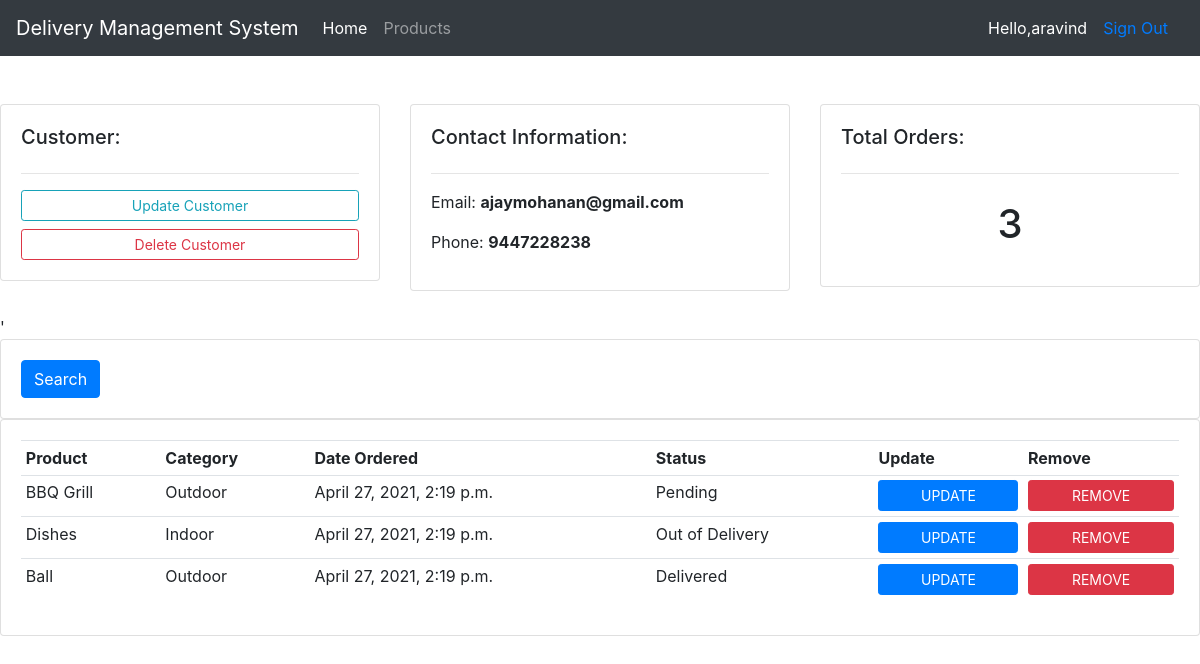
Page /customer/5 (signed in) on the committed database.
### accounts/models.py (models this page shows, shortened)
class Customer(models.Model):
    user=models.OneToOneField(User,null=True,on_delete=models.CASCADE)
    name=models.CharField(max_length=200,null=True)
    phone=models.CharField(max_length=200,null=True)
    email=models.CharField(max_length=200,null=True)
    date_created=models.DateTimeField(auto_now_add=True,null=True)
    profile_pic=models.ImageField(null=True,blank=True)

class Order(models.Model):
    STATUS=(
        ('Pending','Pending'),
        ('Out of Delivery','Out of Delivery'),
        ('Delivered','Delivered'),
    )
    customer=models.ForeignKey(Customer,null=True,on_delete=models.SET_NULL)
    product=models.ForeignKey(Product,null=True,on_delete=models.SET_NULL)
    date_created=models.DateTimeField(auto_now_add=True,null=True)
    status=models.CharField(max_length=200,null=True,choices=STATUS)

class Product(models.Model):
    CATEGORY=(
        ('Indoor','Indoor'),
        ('Outdoor','Outdoor'),
        )
    name=models.CharField(max_length=200,null=True)
    price=models.FloatField(null=True)
    category=models.CharField(max_length=200,null=True,choices=CATEGORY)
    description=models.CharField(max_length=200,null=True)
    tags=models.ManyToManyField(Tag)
    def __str__(self):
        return self.name

### accounts/decorators.py (the view)
    def wrapper_func(request,*args,**kwargs):
        group=None;
        if request.user.groups.exists():
            group=request.user.groups.all()[0].name
        if group =="customer":
            return redirect("userpage")
        elif group =="admin":
            return view_func(request,*args,**kwargs)
        else:
            return HttpResponse(group)

### accounts/views.py (called while the page is built)
@login_required(login_url='Login')
@admin_only
def Customers(request,pk):
    customer=Customer.objects.get(id=pk)
    orders=customer.order_set.all()
    orders_count=orders.count();
    context={'customer':customer,'orders':orders,'orders_count':orders_count}
    return render(request,'accounts/customer.html',context)

### accounts/templates/accounts/customer.html
{% extends 'accounts/main.html' %}
{% block content %}
<br>
<br>
<div class="row">
        <div class="col-md">
          <div class="card card-body">
              <h5>Customer:</h5>
              <hr>
              <a href="" class="btn btn-outline-info btn-sm btn-block">Update Customer</a>
              <a href="" class="btn btn-outline-danger btn-sm btn-block">Delete Customer</a>
            </div>
        </div>
        <div class="col-md">
            <div class="card card-body">
                <h5>Contact Information:</h5>
                <hr>
               <p>Email: <b>{{customer.email}}</b></p>
               <p>Phone: <b>{{customer.phone}}</b></p>
              </div>
          </div>
          <div class="col-md">
            <div class="card card-body">
                <h5>Total Orders:</h5>
                <hr>
                <h1 style="text-align: center; padding:10px;">{{orders_count}}</h1>
              </div>
          </div>
    </div>
<br>
<div class="row">
    <div class="col">'
        <div class="card card-body">
            <form action="" method="post">
                <button class="btn btn-primary" type="submit">Search</button>
            </form>
        </div>
    </div>
</div>
<div class="row">
    <div class="col-md">
        <div class="card card-body">
            <table class="table table-sm">
                 <tr>
                    <th>Product</th>
                    <th>Category</th>
                     <th>Date Ordered</th>
                     <th>Status</th>
                     <th>Update</th>
                     <th>Remove</th>
                </tr>
                {% for order in orders  %}
                    <tr>
                        <td>{{ order.product }}</td>
                        <td>{{ order.product.category}}</td>
                        <td>{{ order.date_created }}</td>
                        <td>{{ order.status }}</td>
                        <td><a href="#" class="btn btn-primary btn-sm btn-block">UPDATE</a></td>
                        <td><a href="#" class="btn btn-danger btn-sm btn-block">REMOVE</a></td>
                    </tr>
                {% endfor %}
            </table>
        </div>
    </div>
</div>
    {% endblock  %}

### accounts/templates/accounts/main.html (shortened to what this page needs)
<!doctype html>
<html lang="en">
  <head>
    <link rel="stylesheet" href="https://stackpath.bootstrapcdn.com/bootstrap/4.3.1/css/bootstrap.min.css">
  </head>
<body>
{% include "accounts/navbar.html" %}
    {% block content %}
    {% endblock %}
</body>
</html>

### accounts/templates/accounts/navbar.html (shortened to what this page needs)
<nav class="navbar navbar-expand-lg navbar-dark bg-dark">
    <a class="navbar-brand" href="#">Delivery Management System</a>
    <div class="collapse navbar-collapse" id="navbarNav">
      <ul class="navbar-nav">
        {% if request.user.is_staff %}
        <li class="nav-item active">
          <a class="nav-link" href="{% url 'home' %}">Home <span class="sr-only">(current)</span></a>
        </li>
        <li class="nav-item">
          <a class="nav-link" href="{% url 'products' %}">Products</a>
        </li>
        {% endif %}
      </ul>
    </div>
    <span style="color: white;">Hello,{{request.user}}</span>
    <span><a class="nav-link" href="{% url 'logout' %}" >Sign Out</a></span>
  </nav>

### rows in the picture
Customer: email "ajaymohanan@gmail.com", phone "9447228238"
Order: product "BBQ Grill", product.category "Outdoor", date_created "April 27, 2021, 2:19 p.m.", status "Pending"
Order: product "Dishes", product.category "Indoor", date_created "April 27, 2021, 2:19 p.m.", status "Out of Delivery"
Order: product "Ball", product.category "Outdoor", date_created "April 27, 2021, 2:19 p.m.", status "Delivered"

### other values in the picture
{{ request.user }} "aravind"
{{ orders_count }} "3"
